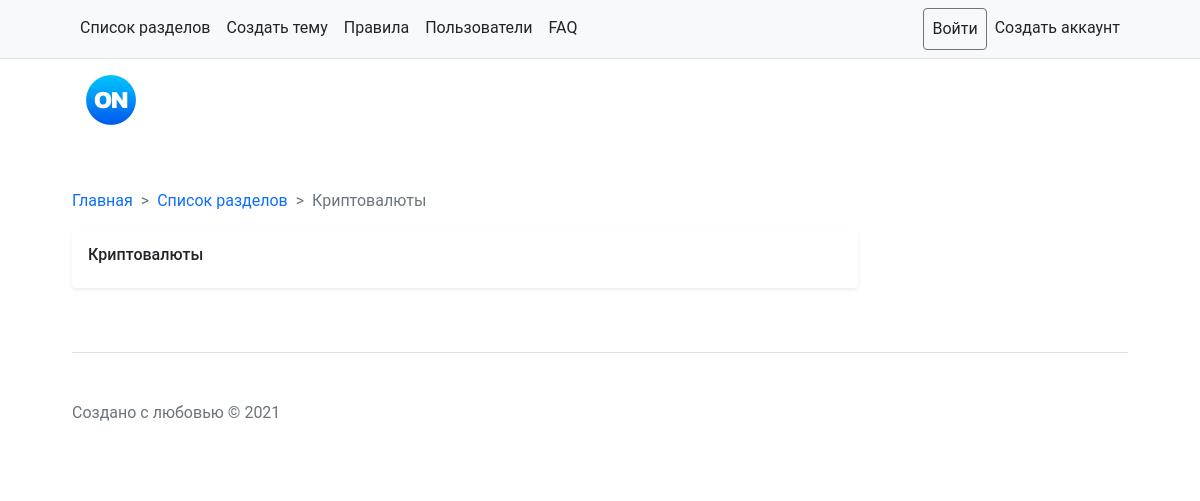
Page /forums/4/ on the earlier database version.
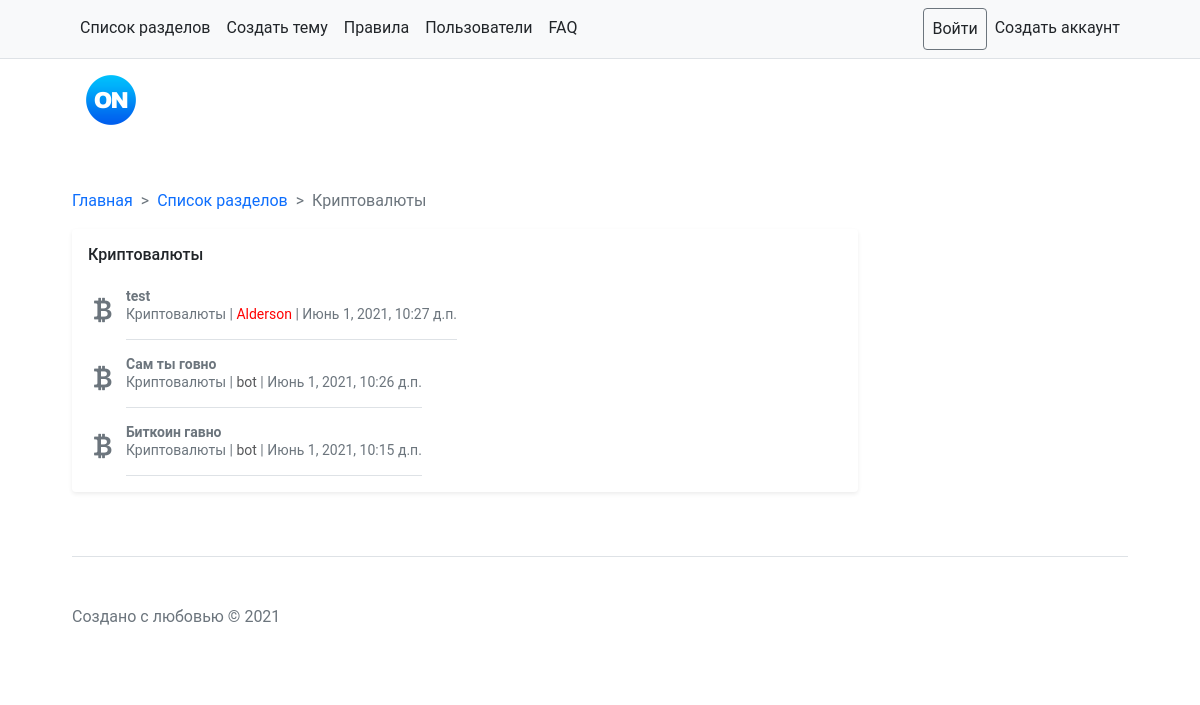
Same page on the later database version.
### main/models.py (models this page shows, shortened)
class Forums(models.Model):
    name = models.CharField(max_length=50, verbose_name='Имя')
    icon = models.ForeignKey('Icon', null=True, on_delete=models.PROTECT, verbose_name='Иконка')
    desc = models.CharField(max_length=100, verbose_name='Описание', null=True)
    class Meta:
        verbose_name_plural = 'Разделы'
        verbose_name = 'Раздел'
        ordering = ['name']

class Threads(models.Model):
    title = models.CharField(max_length=50, verbose_name='Заголовок')
    date = models.DateTimeField(auto_now_add=True, db_index=True)
    user = models.ForeignKey('Users', null=True, blank=True, on_delete=models.PROTECT, verbose_name='Создатель темы')
    key = models.CharField(max_length=100, verbose_name='Уникальный идентификатор', null=True, blank=True)
    forum = models.ForeignKey('Forums', null=True, on_delete=models.PROTECT, verbose_name='Раздел')
    prefix = models.ForeignKey('Prefix', null=True, blank=True, on_delete=models.PROTECT, verbose_name='Префикс')
    class Meta:
        verbose_name_plural = 'Темы'
        verbose_name = 'Тема'
        ordering = ['-date']

class Icon(models.Model):
    name = models.CharField(max_length=50, verbose_name='Название иконки')
    svg = models.CharField(max_length=500, verbose_name='svg код иконки')
    class Meta:
        verbose_name_plural = 'Иконки'
        verbose_name = 'Иконка'
        ordering = ['name']

class Users(models.Model):
    user = models.CharField(verbose_name='Ник', max_length=900)
    like = models.IntegerField(verbose_name='Симпатии', default=0)
    date = models.DateTimeField(auto_now_add=True, db_index=True, verbose_name='Дата регистрации')
    com = models.BooleanField(default=False, verbose_name='Администратор форума?')
    color = models.CharField(default='#58595B', verbose_name='HEX цвет ника', max_length=20)
    stat = models.CharField(null=True, blank=True, verbose_name='Статус пользователя', max_length=70)
    telegram = models.CharField(null=True, blank=True, verbose_name='Телеграмм пользователя', max_length=80)
    vk = models.CharField(null=True, blank=True, verbose_name='Вк пользователя', max_length=80)
    discord = models.CharField(null=True, blank=True, verbose_name='Дискорд пользователя', max_length=80)
    def __str__(self):
        return self.user
    class Meta:
        verbose_name_plural = 'Участники'
        verbose_name = 'Участник'
        ordering = ['-date']

### main/views.py (the view)
# urls.py: path('forums/<int:fr_id>/', forum),
def forum(request, fr_id):
    fr = Forums.objects.filter(pk=fr_id)
    th = Threads.objects.filter(forum=fr_id)
    context = {
        'fr': fr,
        'th': th
    }
    if not fr:
        return redirect('/')
    else:
        return render(request, 'main/byfr.html', context)

### main/templates/main/byfr.html (shortened to what this page needs)
{% extends "main/base.html" %}
{% block main %}
    {% for fr in fr %}
        <nav style="--bs-breadcrumb-divider: '>';" aria-label="breadcrumb">
            <ol class="breadcrumb">
                <li class="breadcrumb-item"><a href="/" style="text-decoration: none;">Главная</a></li>
                <li class="breadcrumb-item"><a href="/forums" style="text-decoration: none;">Список разделов</a></li>
                <li class="breadcrumb-item active" aria-current="page">{{ fr.name }}</li>
            </ol>
        </nav>
        <div class="my-3 p-3 bg-body rounded shadow-sm">
        <h6 class="pb-2 mb-0">{{ fr.name }}</h6>
        {% for th in th %}
            <div class="d-flex text-muted pt-3">
                <div class="bd-placeholder-img flex-shrink-0 me-2 rounded">
                    <i style="font-size: 30px;" class="{{ th.forum.icon.svg }}"></i>
                </div>
                <div href="threads/{{ th.pk }}/"
                     class="pb-3 mb-0 small lh-sm border-bottom">
                    <strong class="d-block text-gray-dark"> <a
                            href="/threads/{{ th.pk }}"
                            style="text-decoration: none; color: #6c757d!important;">{{ th.title }}</a>
                    </strong>
                    <a style="text-decoration: none; color: #6c757d!important;"
                       href="/forums/{{ th.forum.pk }}">{{ th.forum.name }}</a> | <a href="/user/{{ th.user }}" class="no-dekor" style="color: {{ th.user.color }}">{{ th.user }}</a> | {{ th.date }}
                </div>
            </div>
        {% endfor %}
    {% endfor %}
</div>
{% endblock %}

Differences in the rows shown:
added Threads: title "test", forum.name "Криптовалюты", user "Alderson", date "Июнь 1, 2021, 10:27 д.п."
added Threads: title "Сам ты говно", forum.name "Криптовалюты", user "bot", date "Июнь 1, 2021, 10:26 д.п."
added Threads: title "Биткоин гавно", forum.name "Криптовалюты", user "bot", date "Июнь 1, 2021, 10:15 д.п."
